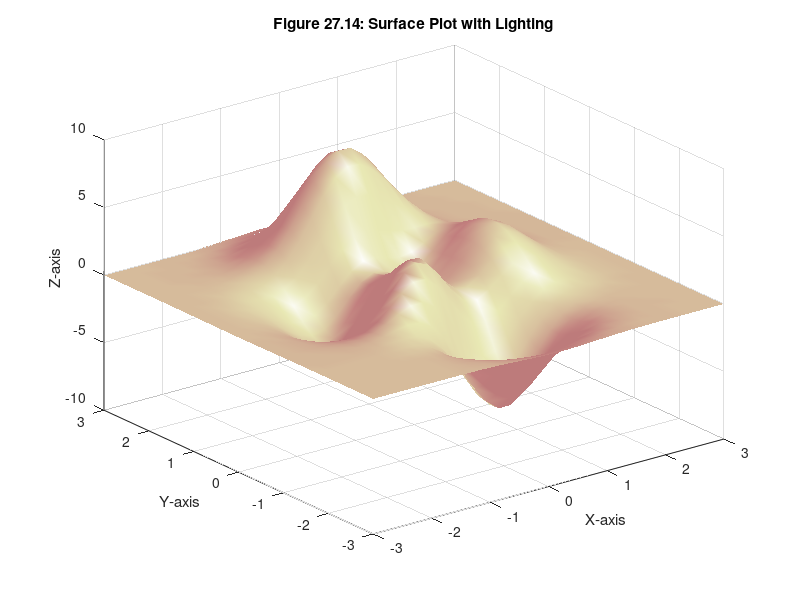

Here is the MATLAB script that generated this plot:
[X,Y,Z] = peaks(30);
surfl(X,Y,Z)    % surf plot with lighting
shading interp  % surfl plots look best with interp shading
colormap pink   % they also look better with shades of a single color
xlabel('X-axis'), ylabel('Y-axis'), zlabel('Z-axis')
title('Figure 27.14: Surface Plot with Lighting')
